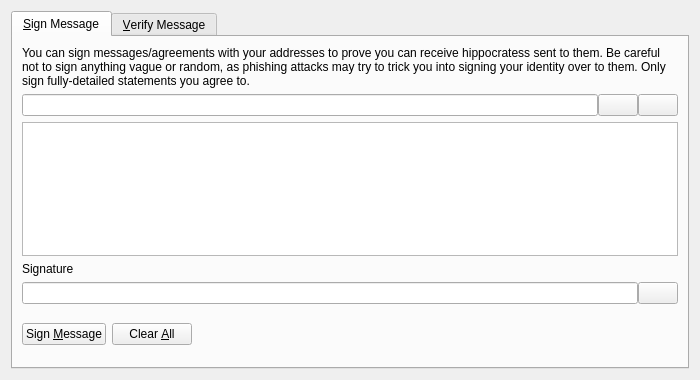
<?xml version="1.0" encoding="UTF-8"?>
<ui version="4.0">
 <class>SignVerifyMessageDialog</class>
 <widget class="QDialog" name="SignVerifyMessageDialog">
  <property name="geometry">
   <rect>
    <x>0</x>
    <y>0</y>
    <width>700</width>
    <height>380</height>
   </rect>
  </property>
  <property name="windowTitle">
   <string>Signatures - Sign / Verify a Message</string>
  </property>
  <property name="modal">
   <bool>true</bool>
  </property>
  <layout class="QVBoxLayout" name="verticalLayout">
   <item>
    <widget class="QTabWidget" name="tabWidget">
     <property name="currentIndex">
      <number>0</number>
     </property>
     <widget class="QWidget" name="tabSignMessage">
      <attribute name="title">
       <string>&amp;Sign Message</string>
      </attribute>
      <layout class="QVBoxLayout" name="verticalLayout_SM">
       <item>
        <widget class="QLabel" name="infoLabel_SM">
         <property name="text">
          <string>You can sign messages/agreements with your addresses to prove you can receive hippocratess sent to them. Be careful not to sign anything vague or random, as phishing attacks may try to trick you into signing your identity over to them. Only sign fully-detailed statements you agree to.</string>
         </property>
         <property name="textFormat">
          <enum>Qt::PlainText</enum>
         </property>
         <property name="wordWrap">
          <bool>true</bool>
         </property>
        </widget>
       </item>
       <item>
        <layout class="QHBoxLayout" name="horizontalLayout_1_SM">
         <property name="spacing">
          <number>0</number>
         </property>
         <item>
          <widget class="QValidatedLineEdit" name="addressIn_SM">
           <property name="toolTip">
            <string>The Hippocrates address to sign the message with</string>
           </property>
          </widget>
         </item>
         <item>
          <widget class="QPushButton" name="addressBookButton_SM">
           <property name="toolTip">
            <string>Choose previously used address</string>
           </property>
           <property name="text">
            <string/>
           </property>
           <property name="icon">
            <iconset resource="../bitcoin.qrc">
             <normaloff>:/icons/address-book</normaloff>:/icons/address-book</iconset>
           </property>
           <property name="shortcut">
            <string>Alt+A</string>
           </property>
           <property name="autoDefault">
            <bool>false</bool>
           </property>
          </widget>
         </item>
         <item>
          <widget class="QPushButton" name="pasteButton_SM">
           <property name="toolTip">
            <string>Paste address from clipboard</string>
           </property>
           <property name="text">
            <string/>
           </property>
           <property name="icon">
            <iconset resource="../bitcoin.qrc">
             <normaloff>:/icons/editpaste</normaloff>:/icons/editpaste</iconset>
           </property>
           <property name="shortcut">
            <string>Alt+P</string>
           </property>
           <property name="autoDefault">
            <bool>false</bool>
           </property>
          </widget>
         </item>
        </layout>
       </item>
       <item>
        <widget class="QPlainTextEdit" name="messageIn_SM">
         <property name="toolTip">
          <string>Enter the message you want to sign here</string>
         </property>
        </widget>
       </item>
       <item>
        <widget class="QLabel" name="signatureLabel_SM">
         <property name="text">
          <string>Signature</string>
         </property>
         <property name="textFormat">
          <enum>Qt::PlainText</enum>
         </property>
        </widget>
       </item>
       <item>
        <layout class="QHBoxLayout" name="horizontalLayout_2_SM">
         <property name="spacing">
          <number>0</number>
         </property>
         <item>
          <widget class="QLineEdit" name="signatureOut_SM">
           <property name="font">
            <font>
             <italic>true</italic>
            </font>
           </property>
           <property name="readOnly">
            <bool>true</bool>
           </property>
          </widget>
         </item>
         <item>
          <widget class="QPushButton" name="copySignatureButton_SM">
           <property name="toolTip">
            <string>Copy the current signature to the system clipboard</string>
           </property>
           <property name="text">
            <string/>
           </property>
           <property name="icon">
            <iconset resource="../bitcoin.qrc">
             <normaloff>:/icons/editcopy</normaloff>:/icons/editcopy</iconset>
           </property>
           <property name="autoDefault">
            <bool>false</bool>
           </property>
          </widget>
         </item>
        </layout>
       </item>
       <item>
        <layout class="QHBoxLayout" name="horizontalLayout_3_SM">
         <item>
          <widget class="QPushButton" name="signMessageButton_SM">
           <property name="toolTip">
            <string>Sign the message to prove you own this Hippocrates address</string>
           </property>
           <property name="text">
            <string>Sign &amp;Message</string>
           </property>
           <property name="icon">
            <iconset resource="../bitcoin.qrc">
             <normaloff>:/icons/edit</normaloff>:/icons/edit</iconset>
           </property>
           <property name="autoDefault">
            <bool>false</bool>
           </property>
          </widget>
         </item>
         <item>
          <widget class="QPushButton" name="clearButton_SM">
           <property name="toolTip">
            <string>Reset all sign message fields</string>
           </property>
           <property name="text">
            <string>Clear &amp;All</string>
           </property>
           <property name="icon">
            <iconset resource="../bitcoin.qrc">
             <normaloff>:/icons/remove</normaloff>:/icons/remove</iconset>
           </property>
           <property name="autoDefault">
            <bool>false</bool>
           </property>
          </widget>
         </item>
         <item>
          <spacer name="horizontalSpacer_1_SM">
           <property name="orientation">
            <enum>Qt::Horizontal</enum>
           </property>
           <property name="sizeHint" stdset="0">
            <size>
             <width>40</width>
             <height>48</height>
            </size>
           </property>
          </spacer>
         </item>
         <item>
          <widget class="QLabel" name="statusLabel_SM">
           <property name="font">
            <font>
             <weight>75</weight>
             <bold>true</bold>
            </font>
           </property>
           <property name="text">
            <string/>
           </property>
           <property name="wordWrap">
            <bool>true</bool>
           </property>
          </widget>
         </item>
         <item>
          <spacer name="horizontalSpacer_2_SM">
           <property name="orientation">
            <enum>Qt::Horizontal</enum>
           </property>
           <property name="sizeHint" stdset="0">
            <size>
             <width>40</width>
             <height>48</height>
            </size>
           </property>
          </spacer>
         </item>
        </layout>
       </item>
      </layout>
     </widget>
     <widget class="QWidget" name="tabVerifyMessage">
      <attribute name="title">
       <string>&amp;Verify Message</string>
      </attribute>
      <layout class="QVBoxLayout" name="verticalLayout_VM">
       <item>
        <widget class="QLabel" name="infoLabel_VM">
         <property name="text">
          <string>Enter the receiver's address, message (ensure you copy line breaks, spaces, tabs, etc. exactly) and signature below to verify the message. Be careful not to read more into the signature than what is in the signed message itself, to avoid being tricked by a man-in-the-middle attack. Note that this only proves the signing party receives with the address, it cannot prove sendership of any transaction!</string>
         </property>
         <property name="textFormat">
          <enum>Qt::PlainText</enum>
         </property>
         <property name="alignment">
          <set>Qt::AlignLeading|Qt::AlignLeft|Qt::AlignTop</set>
         </property>
         <property name="wordWrap">
          <bool>true</bool>
         </property>
        </widget>
       </item>
       <item>
        <layout class="QHBoxLayout" name="horizontalLayout_1_VM">
         <property name="spacing">
          <number>0</number>
         </property>
         <item>
          <widget class="QValidatedLineEdit" name="addressIn_VM">
           <property name="toolTip">
            <string>The Hippocrates address the message was signed with</string>
           </property>
          </widget>
         </item>
         <item>
          <widget class="QPushButton" name="addressBookButton_VM">
           <property name="toolTip">
            <string>Choose previously used address</string>
           </property>
           <property name="text">
            <string/>
           </property>
           <property name="icon">
            <iconset resource="../bitcoin.qrc">
             <normaloff>:/icons/address-book</normaloff>:/icons/address-book</iconset>
           </property>
           <property name="shortcut">
            <string>Alt+A</string>
           </property>
           <property name="autoDefault">
            <bool>false</bool>
           </property>
          </widget>
         </item>
        </layout>
       </item>
       <item>
        <widget class="QPlainTextEdit" name="messageIn_VM"/>
       </item>
       <item>
        <widget class="QValidatedLineEdit" name="signatureIn_VM"/>
       </item>
       <item>
        <layout class="QHBoxLayout" name="horizontalLayout_2_VM">
         <item>
          <widget class="QPushButton" name="verifyMessageButton_VM">
           <property name="toolTip">
            <string>Verify the message to ensure it was signed with the specified Hippocrates address</string>
           </property>
           <property name="text">
            <string>Verify &amp;Message</string>
           </property>
           <property name="icon">
            <iconset resource="../bitcoin.qrc">
             <normaloff>:/icons/transaction_0</normaloff>:/icons/transaction_0</iconset>
           </property>
           <property name="autoDefault">
            <bool>false</bool>
           </property>
          </widget>
         </item>
         <item>
          <widget class="QPushButton" name="clearButton_VM">
           <property name="toolTip">
            <string>Reset all verify message fields</string>
           </property>
           <property name="text">
            <string>Clear &amp;All</string>
           </property>
           <property name="icon">
            <iconset resource="../bitcoin.qrc">
             <normaloff>:/icons/remove</normaloff>:/icons/remove</iconset>
           </property>
           <property name="autoDefault">
            <bool>false</bool>
           </property>
          </widget>
         </item>
         <item>
          <spacer name="horizontalSpacer_1_VM">
           <property name="orientation">
            <enum>Qt::Horizontal</enum>
           </property>
           <property name="sizeHint" stdset="0">
            <size>
             <width>40</width>
             <height>48</height>
            </size>
           </property>
          </spacer>
         </item>
         <item>
          <widget class="QLabel" name="statusLabel_VM">
           <property name="font">
            <font>
             <weight>75</weight>
             <bold>true</bold>
            </font>
           </property>
           <property name="text">
            <string/>
           </property>
           <property name="wordWrap">
            <bool>true</bool>
           </property>
          </widget>
         </item>
         <item>
          <spacer name="horizontalSpacer_2_VM">
           <property name="orientation">
            <enum>Qt::Horizontal</enum>
           </property>
           <property name="sizeHint" stdset="0">
            <size>
             <width>40</width>
             <height>48</height>
            </size>
           </property>
          </spacer>
         </item>
        </layout>
       </item>
      </layout>
     </widget>
    </widget>
   </item>
  </layout>
 </widget>
 <customwidgets>
  <customwidget>
   <class>QValidatedLineEdit</class>
   <extends>QLineEdit</extends>
   <header>qt/qvalidatedlineedit.h</header>
  </customwidget>
 </customwidgets>
 <resources>
  <include location="../bitcoin.qrc"/>
 </resources>
 <connections/>
</ui>
